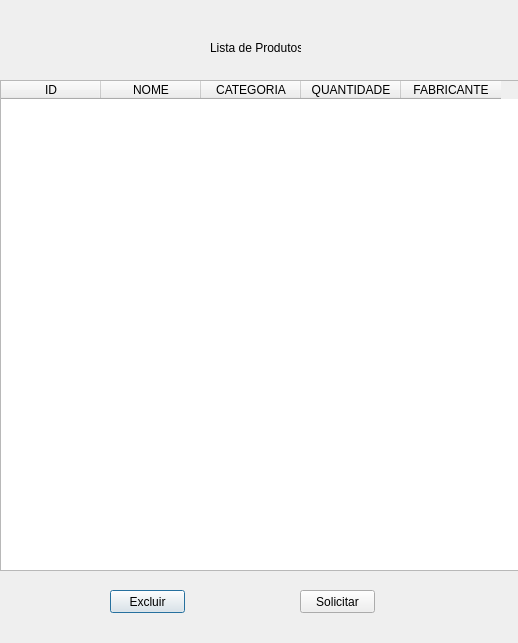
<?xml version="1.0" encoding="UTF-8"?>
<ui version="4.0">
 <class>Dialog</class>
 <widget class="QDialog" name="Dialog">
  <property name="geometry">
   <rect>
    <x>0</x>
    <y>0</y>
    <width>518</width>
    <height>643</height>
   </rect>
  </property>
  <property name="windowTitle">
   <string>Dialog</string>
  </property>
  <widget class="QTableWidget" name="tableWidget">
   <property name="geometry">
    <rect>
     <x>0</x>
     <y>80</y>
     <width>521</width>
     <height>491</height>
    </rect>
   </property>
   <column>
    <property name="text">
     <string>ID</string>
    </property>
   </column>
   <column>
    <property name="text">
     <string>NOME</string>
    </property>
   </column>
   <column>
    <property name="text">
     <string>CATEGORIA</string>
    </property>
   </column>
   <column>
    <property name="text">
     <string>QUANTIDADE</string>
    </property>
   </column>
   <column>
    <property name="text">
     <string>FABRICANTE</string>
    </property>
   </column>
  </widget>
  <widget class="QPushButton" name="pushButton">
   <property name="geometry">
    <rect>
     <x>110</x>
     <y>590</y>
     <width>75</width>
     <height>23</height>
    </rect>
   </property>
   <property name="text">
    <string>Excluir</string>
   </property>
  </widget>
  <widget class="QPushButton" name="pushButton_2">
   <property name="geometry">
    <rect>
     <x>300</x>
     <y>590</y>
     <width>75</width>
     <height>23</height>
    </rect>
   </property>
   <property name="text">
    <string>Solicitar</string>
   </property>
  </widget>
  <widget class="QLabel" name="label">
   <property name="geometry">
    <rect>
     <x>210</x>
     <y>40</y>
     <width>91</width>
     <height>16</height>
    </rect>
   </property>
   <property name="text">
    <string>Lista de Produtos</string>
   </property>
  </widget>
 </widget>
 <resources/>
 <connections/>
</ui>
